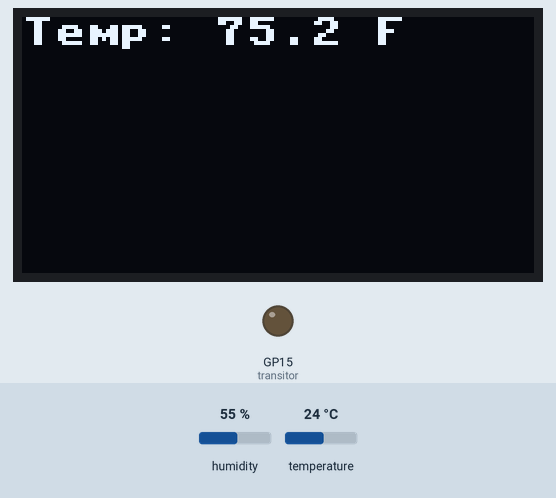
This program was run on a simulated Raspberry Pi Pico running MicroPython. On the bench: 128×64 one-colour display, output pins drawn as LEDs (lit = HIGH). The test bench sets the inputs (shaded band); at power-on: humidity 55 %, temperature 24 °C. Library files of the repository ran but are not shown: ssd1306.py, dht20.py; what the program prints to the serial console is not drawn.

Above: at 0.3 s.
At 1.3 s:
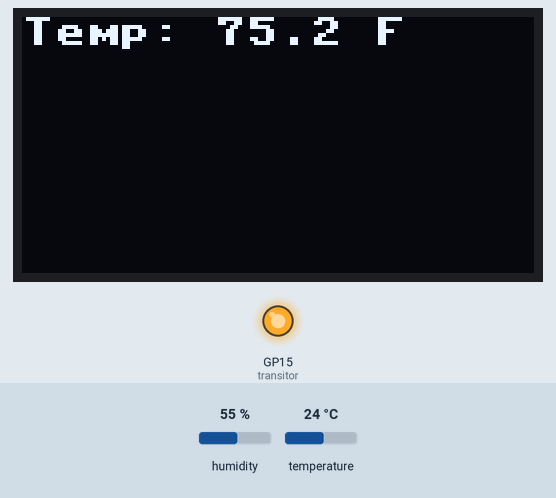
Timing chart, 0 to 2.8 s (numbered marks = the images above):
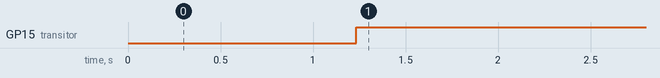

Measured:
- by itself, GP15 (transitor): LOW → HIGH at 1.2 s

The program:

basic_temp.py
```python
import gc
import time
from machine import Pin, I2C
from utime import sleep

OLED=True
if OLED:
    from oled_runner import lcd

TEMP=True
if TEMP:
    #VCC, SDA, GND, SCL
    i2c0_sda = Pin(12)
    i2c0_scl = Pin(13)
    i2c0 = I2C(0, sda=i2c0_sda, scl=i2c0_scl)
    from dht20 import DHT20
    dht20 = DHT20(0x38, i2c0)

transitor=True
if transitor:
    transitor = Pin(15, Pin.OUT)
    transitor_sleep=5

ADA=False
if ADA:
    import urequests as requests
    aio_key = "key"
    username = "user"
    feed_name = "temperature"
    url = 'https://io.adafruit.com/api/v2/' + username + '/feeds/' + feed_name + '/data'
    headers = {'X-AIO-Key': aio_key, 'Content-Type': 'application/json'}

count=0
measurements=0
TRIGGER_TEMP=75

def thermo_stat():
    if fahrenheit > TRIGGER_TEMP:
        #If on, turn off (transitor.value(0) sets GPIO high)
        if transitor.value() == 0:
            print("Turning on the fan via the transistor")
            transitor.value(1)
        else:
            print("transitor value already", transitor.value())
    else:
        print("Turning off the fan via the transistor")
        transitor.value(0)

def oled_show():
    lcd.fill(0)
    lcd.show()
    lcd.text(f"Temp: {fahrenheit} F",0,0)
    lcd.show()

def thermometer():
    global fahrenheit
    measurements = dht20.measurements
    celcius = measurements['t']
    fahrenheit = (celcius * 1.8) + 32
    fahrenheit = round(fahrenheit, 2)
    print(f"Temp: {fahrenheit} °F, humidity: {measurements['rh']} %RH")

def ada():
    #Ada
    body = {'value': str(fahrenheit)}
    print('sending to ad/io')
    r = requests.post(url, json=body, headers=headers)
    print(r.text)


while True:
    thermometer()
    oled_show()
    print("Wait...")
    time.sleep(1)
    #ada()
    gc.collect()
    thermo_stat()
    sleep(15)
```

oled_runner.py
```python
from machine import Pin,I2C
import ssd1306
i2c = I2C(1,sda=Pin(18), scl=Pin(19), freq=400000)
lcd = ssd1306.SSD1306_I2C(128,64,i2c) #create LCD object,Specify col and row
```
